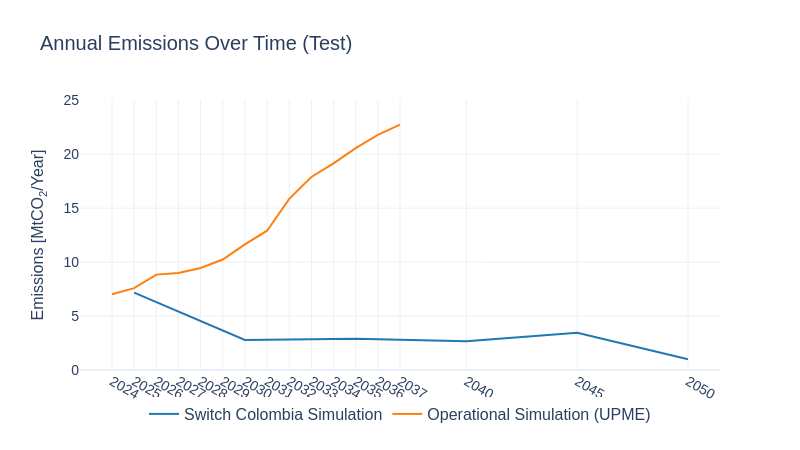

The code cell stored with this chart in its notebook:
### Code cell
sw.scenarios.annual_emissions_combined(
    dataframes=[em_sw, em_upme],
    x_axis='PERIOD',
    y_axis='AnnualEmissions_MtCO2_per_yr',
    labels=['Switch Colombia Simulation', 'Operational Simulation (UPME)'],
    colors=['#1f77b4', '#ff7f0e'],
    folder=scenario_name,
    title=scenario_name
)
#em_sw = em_sw[['PERIOD','AnnualEmissions_MtCO2_per_yr']]
#em_sw.to_csv('./10_switch.csv')
#em_upme = em_upme[['PERIOD','AnnualEmissions_MtCO2_per_yr']]
#em_upme.to_csv('./10_upme.csv')

### Figure 1 — Plotly figure (JSON) as saved in the notebook; plotly's stock layout.template omitted (floating-point values rounded to 4 significant figures)
{"data": [{"line": {"color": "#1f77b4"}, "mode": "lines+text", "name": "Switch Colombia Simulation", "type": "scatter", "x": [2025, 2030, 2035, 2040, 2045, 2050], "y": [7.175, 2.79, 2.9, 2.659, 3.46, 1.0]}, {"line": {"color": "#ff7f0e"}, "mode": "lines+text", "name": "Operational Simulation (UPME)", "type": "scatter", "x": [2024, 2025, 2026, 2027, 2028, 2029, 2030, 2031, 2032, 2033, 2034, 2035, 2036, 2037], "y": [7.02, 7.59, 8.84, 8.99, 9.45, 10.24, 11.64, 12.91, 15.86, 17.89, 19.15, 20.56, 21.79, 22.75]}], "layout": {"font": {"family": "Arial", "size": 16}, "height": 450, "legend": {"orientation": "h", "x": 0.5, "xanchor": "center", "y": -0.1}, "showlegend": true, "title": {"font": {"family": "Arial", "size": 20}, "text": "Annual Emissions Over Time (Test)"}, "width": 800, "xaxis": {"tickfont": {"family": "Arial", "size": 14}, "tickvals": [2024, 2025, 2026, 2027, 2028, 2029, 2030, 2031, 2032, 2033, 2034, 2035, 2036, 2037, 2040, 2045, 2050], "title": {"font": {"family": "Arial", "size": 18}, "text": ""}}, "yaxis": {"range": [0, 25.03], "tickfont": {"family": "Arial", "size": 14}, "title": {"font": {"family": "Arial", "size": 16}, "text": "Emissions [MtCO<sub>2</sub>/Year]"}}}}
